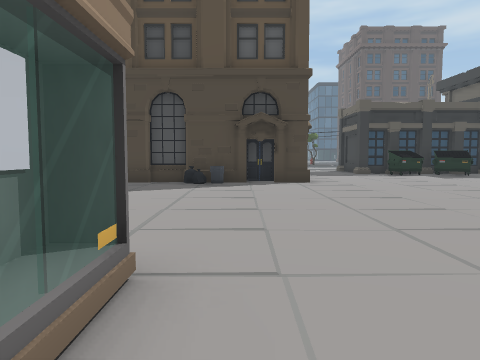
View 1 (above)

17 first-person views from a walk through a scene from a Unity 3-D project. The camera is 1.4 m above the floor, tilts 4° down and sees 70° across. The floor is counted in squares, 2 m on a side. Each view is taken from the middle of a square. On the plan, view 1 faces up. The plan holds only what a view shows up to about 11 squares ahead; the rest is blank. The place goes on beyond the plan.

View 2
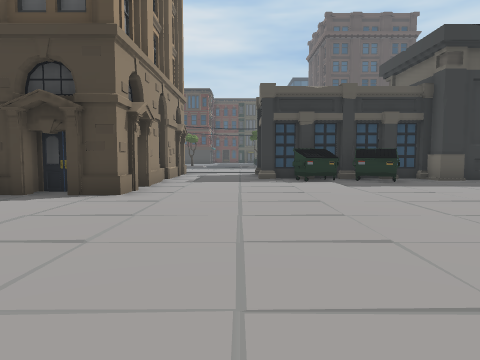

View 3
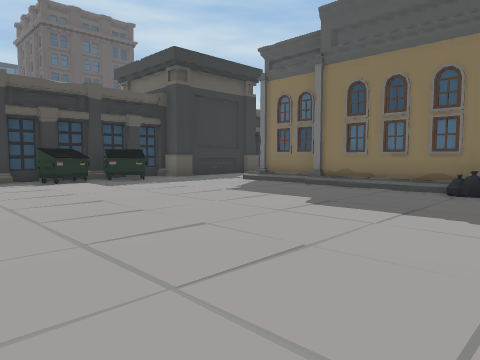

View 4
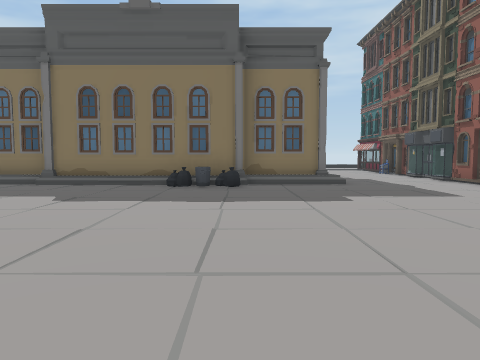

View 5
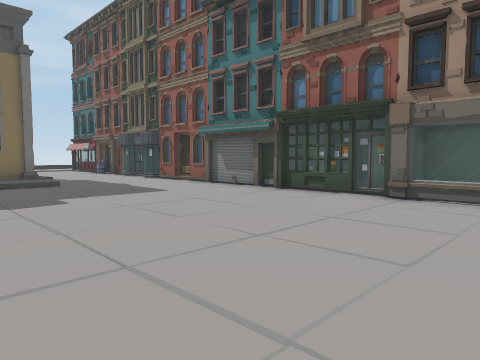

View 6
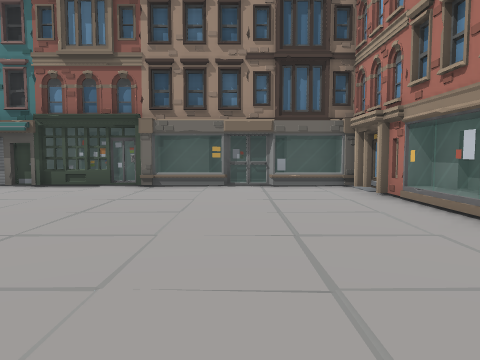

View 7
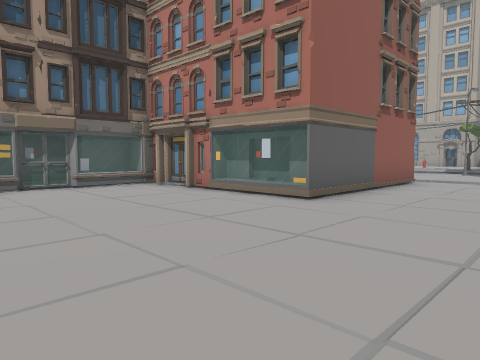

View 8
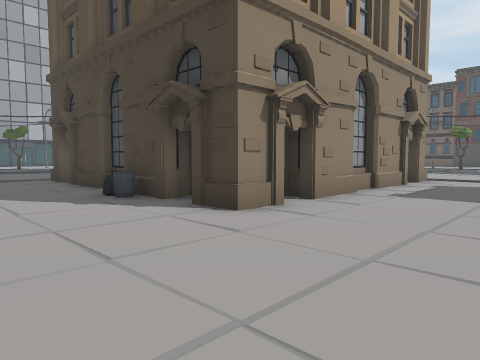

View 9
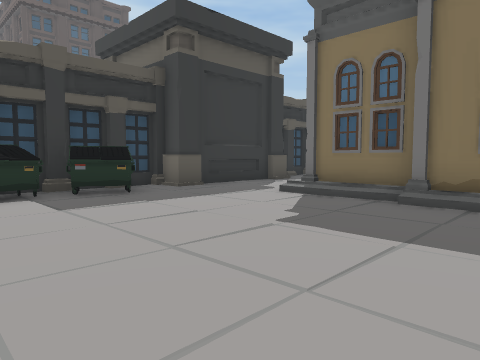

View 10
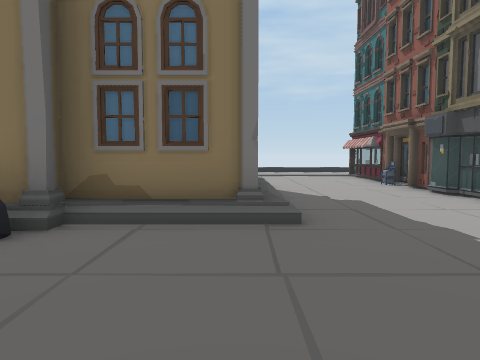

View 11
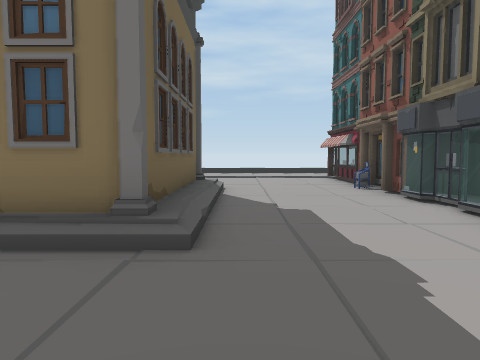

View 12
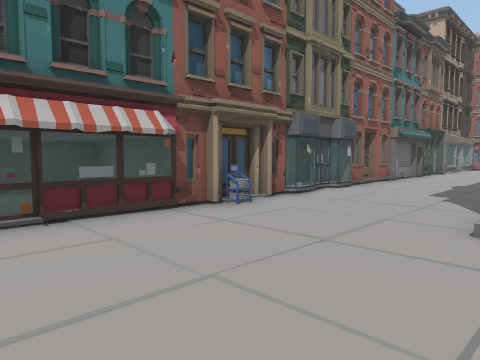

View 13
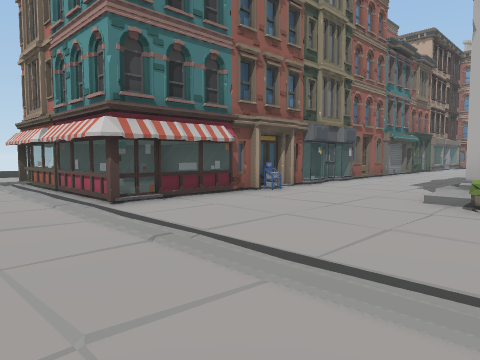

View 14
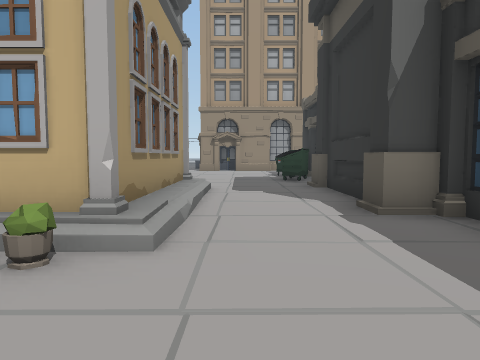

View 15
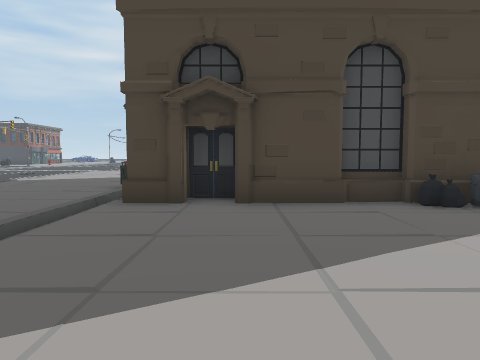

View 16
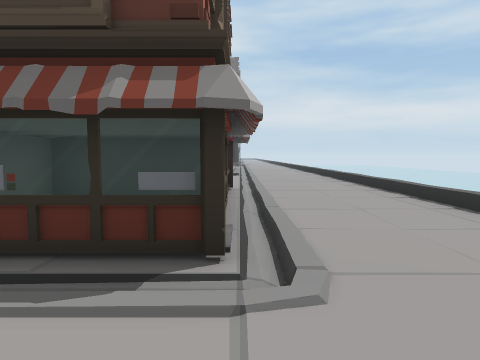

View 17
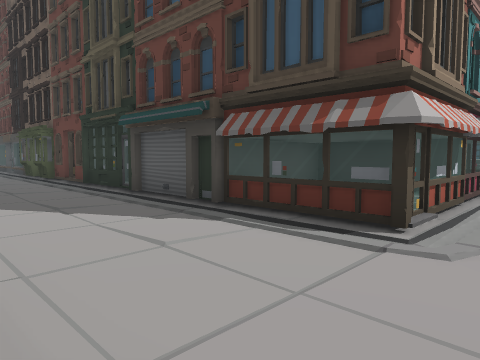

### Floor plan
Key: @ floor where view 1 was taken; # wall or solid block; . main floor; : floor 0.25 m higher than the main floor; / step, stairs or slope; = window, fence, low wall or low ledge; B building.
Columns run from 5 left of view 1 to 22 right of it. Each row starts with its distance up from view 1.
 18        ..
 17        //
 16        B.
 15        B.
 14       ##..######   #
 13       #....###.#####..
 12       ##...............
 11       #B................
 10 #######B........#####..
  9 BB#.#BB.........#   #=
  8 ................#
  7 ................#
  6 ................#
  5 ................#
  4  ..............##
  3 ...............##
  2 #####...........#      //..
  1     =...........#####=../../
  0     =@................../../
 -1     #.................../../
 -2     #.................../../
 -3     #====##=#####==###=#=../
 -4     #########   #### #:=/../
 -5                      ##=/../
 -6                      #::=../
 -7             #####=## #=#=..
 -8             #.#....###.....
 -9             ..............
-10                  .........
-11                       ////

Positions as (right, up) in squares from view 1, and headings:
1: (0, 0), facing up
2: (4, 3), facing up
3: (3, 3), facing up-right
4: (2, 3), facing right
5: (2, 3), facing down-right
6: (2, 5), facing down
7: (4, 5), facing down-left
8: (5, 6), facing up-left
9: (5, 6), facing up-right
10: (7, 1), facing right
11: (8, 0), facing right
12: (19, 1), facing down-left
13: (21, 2), facing down-left
14: (18, 11), facing left
15: (-4, 4), facing up
16: (19, -10), facing up
17: (20, -11), facing up-left
